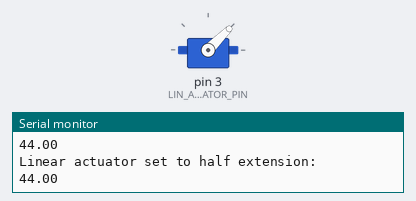
Bench run of a sketch on a simulated Arduino Uno, built with avr-gcc and run on an emulated ATmega328P. Shown: servo, the last lines printed to the serial monitor. At 25.0 s the program stops and its outputs stay as they are.

Above: at 0.1 s.
At 12.0 s:
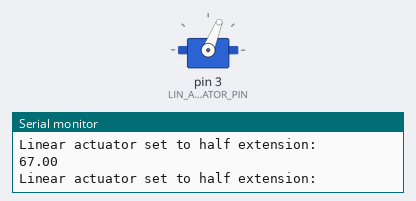
At 18.2 s:
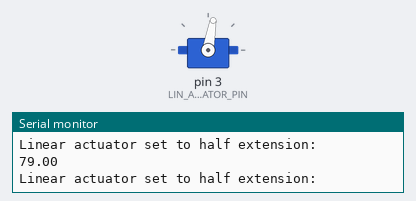
At 24.8 s:
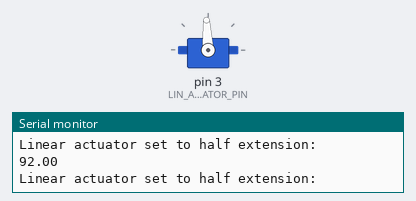
Timing chart, 0 to 26.3 s (numbered marks = the images above):
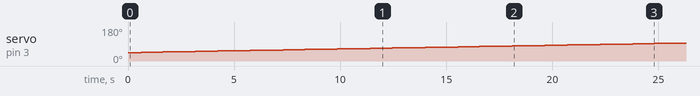

The sketch:

linear_actuator.ino
```cpp
#include <Servo.h>
#define LIN_ACTUATOR_PIN 3
#define EXTEND 1000 // Pulse width in microseconds corresponding to full extension
#define RETRACT 2000 // Pulse width in microseconds corresponding to full retraction
#define HALF 1500 // Pulse width in microseconds corresponding half extension

int half = 1000; // Increment this to test granularity
Servo linActuator;
int position;

void setup() {
  // put your setup code here, to run once:
  Serial.begin(9600);
  linActuator.attach(LIN_ACTUATOR_PIN);
  linActuator.writeMicroseconds(RETRACT); // Write a value between 1000 and 2000 with this function to adjust position
}

void loop() {
  // linActuator.writeMicroseconds(EXTEND_L12);
  // Serial.println("Linear actuator set to full extension: ");
  // position = linActuator.read();
  // Serial.println(position);
  // delay(3000); // delay for 3 seconds
  // linActuator.writeMicroseconds(RETRACT_L12);
  // Serial.println("Linear actuator set to full retraction: ");
  // position = linActuator.read();
  // Serial.println(position);
  // delay(3000); // delay for 3 seconds
  linActuator.writeMicroseconds(half);
  Serial.println("Linear actuator set to half extension: ");
  float position = linActuator.read();
  Serial.println(position);
  //delay(500); // delay for 3 seconds
  // linActuator.writeMicroseconds(RETRACT_L12);
  // Serial.println("Linear actuator set to full retraction: ");
  // position = linActuator.read();
  // Serial.println(position);
  // delay(3000); // delay for 3 seconds
  half = half + 1; // Comment out when just doing range test.
  if (half > 1500){
    while(1);
  }
}
```

Measured:
- by itself, servo on pin 3 (LIN_ACTUATOR_PIN): moves from 44° to 93° over 24.7 s
